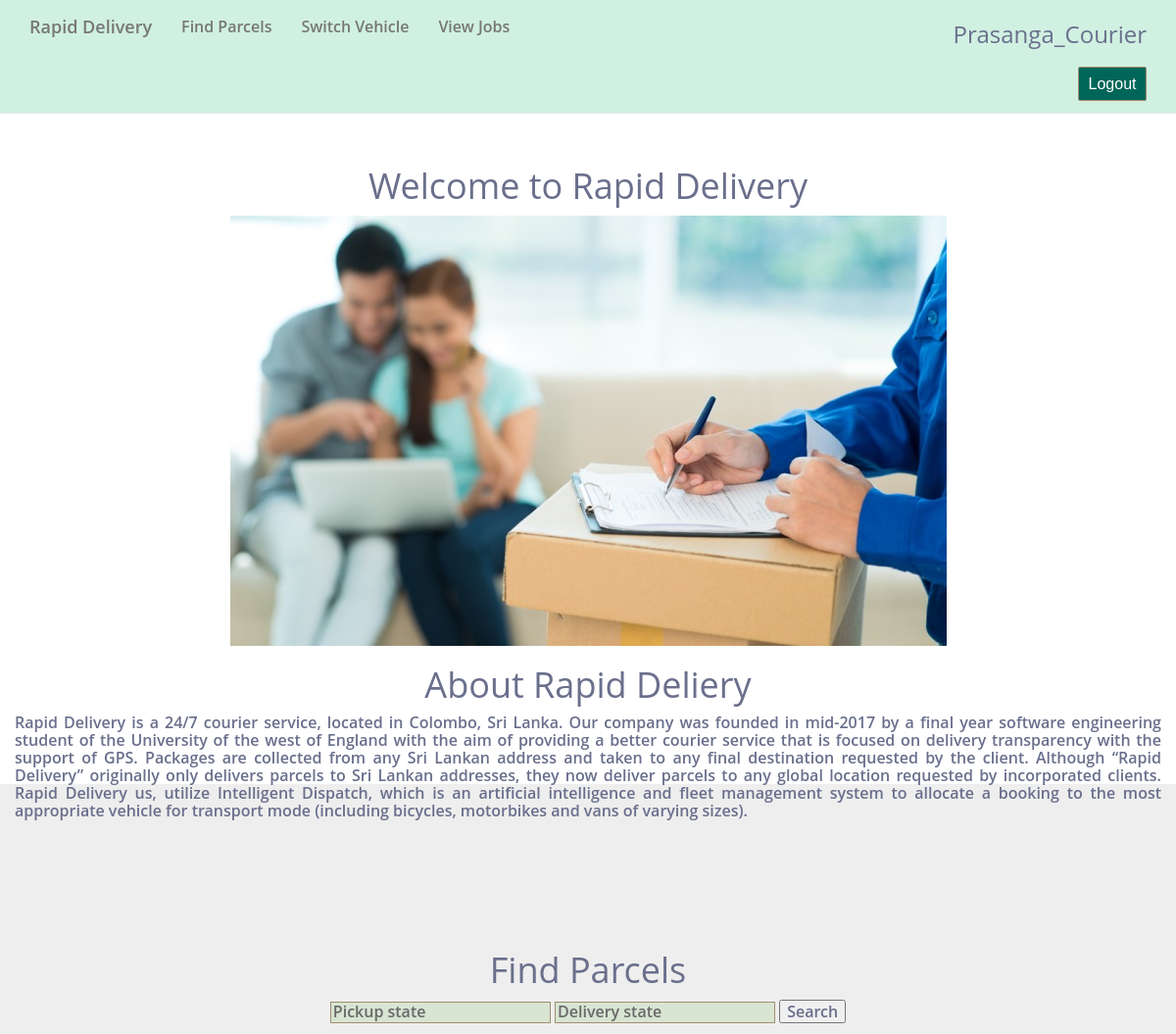
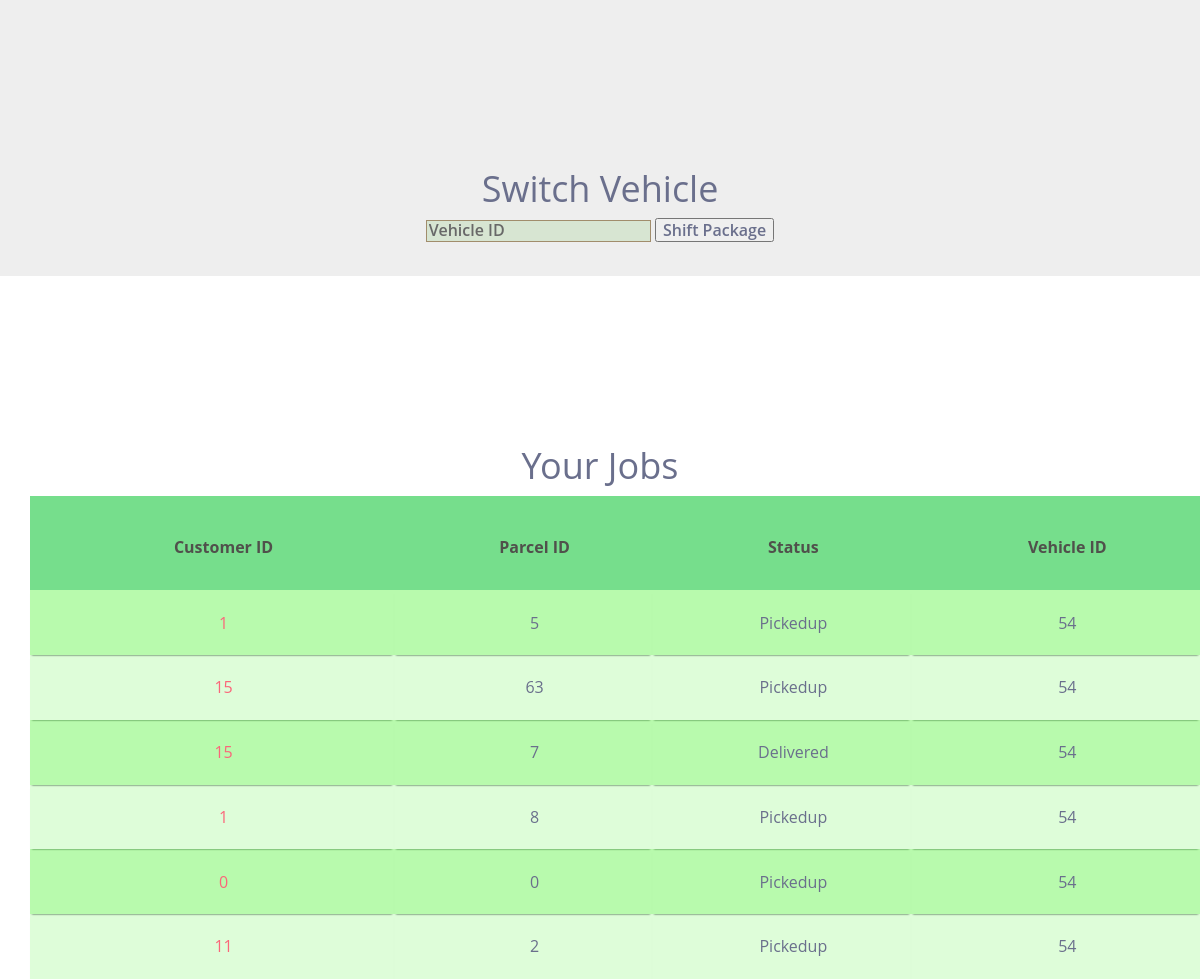
The app's page /Courierhome.php (signed in) with its own data (2 pictures, top to bottom).
### tables this page shows
CREATE TABLE `courier` (
  `id` int(11) NOT NULL,
  `username` varchar(45) DEFAULT NULL,
  `password` varchar(45) DEFAULT NULL,
  `address` varchar(40) NOT NULL,
  `telephone` int(11) NOT NULL,
  `vehicle_ID` int(11) NOT NULL
);

CREATE TABLE `parcel_status` (
  `id` int(11) NOT NULL,
  `courier_id` int(11) NOT NULL,
  `customer_id` int(11) NOT NULL,
  `status` varchar(10) NOT NULL,
  `Vehicle_ID` int(11) NOT NULL,
  `parcel_ID` int(11) NOT NULL
);

### couriercheck.php (called while the page is built, shortened)
<?php
include('connect.php');
$user_check=$_SESSION['username'];
$ses_sql = mysqli_query($db,"SELECT username FROM courier WHERE username='$user_check' ");
$row=mysqli_fetch_array($ses_sql,MYSQLI_ASSOC);
$login_user=$row['username'];
?>

### Courierhome.php (the view, shortened to what this page needs)
<?php
include("couriercheck.php");
?>
<!DOCTYPE html>
<html lang="en">
<head>
    <link href="css/bootstrap.min.css" rel="stylesheet">
    <link href="css/scrolling-nav.css" rel="stylesheet">
    <link href="css/style2.css" rel="stylesheet">
</head>
<body id="page-top" data-spy="scroll" data-target=".navbar-fixed-top">
    <nav class="navbar navbar-default navbar-fixed-top" role="navigation">
        <div class="container">
            <div class="navbar-header page-scroll">
                <a class="navbar-brand page-scroll" href="#page-top">Rapid Delivery</a>
            </div>
            <div class="collapse navbar-collapse navbar-ex1-collapse">
                <ul class="nav navbar-nav">
                    <li>
                        <a class="page-scroll" href="#Find-couriers">Find Parcels</a>
                    </li>
                    <li>
                        <a class="page-scroll" href="#Switch-Vehicle">Switch Vehicle</a>
                    </li>
                    <li>
                        <a class="page-scroll" href="#View-completed-jobs">View Jobs</a>
                    </li>
                </ul>
                <ul>
                <div class="userName">
<?php
echo "<h3> $login_user </h3>";
?>
                    <form action="logout.php" method="post">
                    <div class="logout">
                    <input name="btn_logout" type="submit" value="Logout">
				</form>
            </div>
            </ul>
        </div>
    </nav>
    <section id="courier_intro-section" class="courier_intro-section">
        <div class="container">
            <div class="row">
                <div class="welcomePane">
                    <h1>Welcome to Rapid Delivery</h1>
                <img class="img-responsive" src="images/courier-services-2.jpg">
                <h1>About Rapid Deliery </h1>
                   	<p align="justify">
                    Rapid Delivery is a 24/7 courier service, located in Colombo, Sri Lanka. Our company was founded in mid-2017 by a final year software engineering student of the University of the west of England with the aim of providing a better courier service that is focused on delivery transparency with the support of GPS.
Packages are collected from any Sri Lankan address and taken to any final destination requested by the client. Although “Rapid Delivery” originally only delivers parcels to Sri Lankan addresses, they now deliver parcels to any global location requested by incorporated clients.
Rapid Delivery us, utilize Intelligent Dispatch, which is an artificial intelligence and fleet management system to allocate a booking to the most appropriate vehicle for transport mode (including bicycles, motorbikes and vans of varying sizes).
</p>
            </div>
        </div>
    </section>
    <section id="Find-couriers" class="about-section">
        <div class="container">
            <div class="row">
                <div class="col-lg-12">
                    <h1>Find Parcels</h1>
                    	<p align="justify">
                         <form  method="post" action="courierparcels.php" >
 						 <input type="text" name="pickupaddress" id="pickupaddress" placeholder="Pickup state">
                         <input type="text" name="stateaddress" id="stateaddress" placeholder="Delivery state">
                        <input type="submit" Value="Search" id="" class="submitBtn">
                        </form>
                        </p>
                </div>
            </div>
        </div>
    </section>
    <section id="Switch-Vehicle" class="exchange-section">
        <div class="container">
            <div class="row">
                <div class="col-lg-12">
                    <h1>Switch Vehicle</h1>
                    <p align="justify">
                         <form  method="post" action="shiftVehicle.php" >
 						 <input type="text" name="vehicleID" id="vehicleID" placeholder="Vehicle ID">
                        <input type="submit" Value="Shift Package" id="" class="submitBtn">
                        </form>
                        </p>
                </div>
            </div>
        </div>
    </section>
    <section id="View-completed-jobs" class="completedJobs-section">
        <div class="container">
            <div class="row">
            <div class="col-lg-12">
                    <h1>Your Jobs</h1>
  <table class="container">
	<thead>
		<tr>
			<th><h1>Customer ID</h1></th>
			<th><h1>Parcel ID</h1></th>
			<th><h1>Status</h1></th>
			<th><h1>Vehicle ID</h1></th>
		</tr>
	</thead>
	<tbody>
<?php
$sql = "SELECT id from courier where username = '$login_user'";
$results = mysqli_query($db, $sql) or die(mysql_error());
while ($row = mysqli_fetch_array($results, MYSQLI_ASSOC)) {
extract($row);
}
$sql = "SELECT * FROM parcel_status where courier_id = $id";
$result = $db->query($sql);
if ($result->num_rows > 0) {
    while($row = $result->fetch_assoc()) {
		extract($row);
	  echo	"
		<tr>
			<td> $customer_id  </td>
			<td>$parcel_ID</td>
			<td>$status</td>
			<td>$Vehicle_ID</td>
		</tr>
		";
    }
} else {
    echo "0 results";
}
?>
</tbody>
</table>
            </div>
        </div>
    </section>
</body>
</html>

### css/scrolling-nav.css (style rules this page uses)
body { width: 100%; height: 100%; }
html { width: 100%; height: 100%; }
.img-responsive { display: block; margin-left: auto; margin-right: auto; }
@media (min-width:767px) { .navbar { padding: 2px 0; -webkit-transition: background .5s ease-in-out,padding .5s ease-in-out; -moz-transition: background .5s ease-in-out,padding .5s ease-in-out; transition: background .5s ease-in-out,padding .5s ease-in-out; background:rgba(52,191,125,0.23); } }
.courier_intro-section { height:100%; padding-top: 150px; text-align: center; background: #fff; }
.about-section { padding-top: 150px; text-align: center; background: #eee; }
.exchange-section { padding-top: 150px; text-align: center; background: #eee; padding-bottom:2%; }
.completedJobs-section { padding-top: 150px; text-align: center; background: #fff; }
.userName { text-align:right; }
.logout input[type=submit] { width: 70px; height: 35px; background: #006659; border: 1px solid #a18d6c; cursor: pointer; border-radius: 2px; color: #fff; font-family: 'Exo', sans-serif; font-size: 16px; font-weight: 400; padding: 6px; margin-top: 10px; }
input[type=text] { background: rgba(173,213,159,0.35); border: 1px solid #a18d6c; color: #000; font-family: 'Exo', sans-serif; }
input::placeholder { color: rgba(104,104,104,1.00); }
body { margin:0; color:#6a6f8c; background:#c8c8c8; font:600 16px/18px 'Open Sans',sans-serif; }
*,:after,:before { box-sizing:border-box }
a { color:inherit;text-decoration:none }
.container th h1 { font-weight: bold; font-size: 1em; text-align: center; color: rgba(78,72,72,0.95); }
.container td { font-weight: normal; font-size: 1em; -webkit-box-shadow: 0 2px 2px -2px #0E1119; -moz-box-shadow: 0 2px 2px -2px #0E1119; box-shadow: 0 2px 2px -2px #0E1119; }
.container td, .container th { padding-bottom: 2%; padding-top: 2%; padding-left:2%; }
.container tr:nth-child(odd) { background-color: rgba(62,242,34,0.37); }
.container tr:nth-child(even) { background-color: rgba(62,242,34,0.17); }
.container th { background-color: rgba(18,180,90,0.40); }
.container td:first-child { color: #FB667A; }

### css/style2.css (style rules this page uses)
body { font: 13px/20px "Open Sans", Tahoma, Verdana, sans-serif; color: #a7a599; background: #31302b; }

### records on screen
courier: username "Prasanga_Courier"
parcel_status: customer "1", parcel_ID "5", status "Pickedup", Vehicle_ID "54"
parcel_status: customer "15", parcel_ID "63", status "Pickedup", Vehicle_ID "54"
parcel_status: customer "15", parcel_ID "7", status "Delivered", Vehicle_ID "54"
parcel_status: customer "1", parcel_ID "8", status "Pickedup", Vehicle_ID "54"
parcel_status: customer "0", parcel_ID "0", status "Pickedup", Vehicle_ID "54"
parcel_status: customer "11", parcel_ID "2", status "Pickedup", Vehicle_ID "54"
